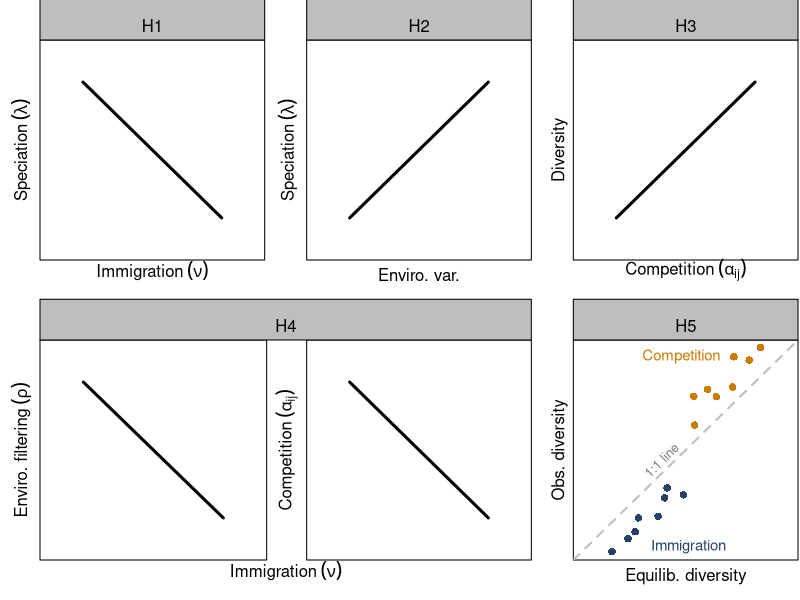

Reproduce this figure in R.
pdf('fig_hyp.pdf', width = (3 - 0.8) * 3, height = (3 - 0.42) * 2)

split.screen(matrix(c(0, 1/3, 0.5, 1, 
                      1/3, 2/3, 0.5, 1, 
                      2/3, 1, 0.5, 1, 
                      0, 2/3, 0, 0.5, 
                      2/3, 1, 0, 0.5), 
                    ncol = 4, byrow = TRUE))

screen(1)
par(mar = c(2, 2, 2, 0.1), mgp = c(0.25, 0, 0))
plot(1:2, type = 'n', axes = FALSE, frame.plot = TRUE, xlim = c(0.75, 2.25), ylim = c(0.75, 2.25), 
     xlab = expression('Immigration'~(nu)), ylab = expression('Speciation'~(lambda)))
segments(1, 2, 2, 1, lwd = 3)

par(xpd = NA)
rect(par('usr')[1], par('usr')[4], par('usr')[2], par('usr')[4] + 0.3, col = 'gray')
mtext('H1', side = 3, line = 0.2)

screen(2)
par(mar = c(2, 2, 2, 0.1), mgp = c(0.25, 0, 0))
plot(1:2, type = 'n', axes = FALSE, frame.plot = TRUE, xlim = c(0.75, 2.25), ylim = c(0.75, 2.25), 
     xlab = 'Enviro. var.', ylab = expression('Speciation'~(lambda)))
segments(1, 1, 2, 2, lwd = 3)

par(xpd = NA)
rect(par('usr')[1], par('usr')[4], par('usr')[2], par('usr')[4] + 0.3, col = 'gray')
mtext('H2', side = 3, line = 0.2)

screen(3)
par(mar = c(2, 2, 2, 0.1), mgp = c(0.25, 0, 0))
plot(1:2, type = 'n', axes = FALSE, frame.plot = TRUE, xlim = c(0.75, 2.25), ylim = c(0.75, 2.25), 
     xlab = expression('Competition'~(alpha[ij])), ylab = 'Diversity')
segments(1, 1, 2, 2, lwd = 3)

par(xpd = NA)
rect(par('usr')[1], par('usr')[4], par('usr')[2], par('usr')[4] + 0.3, col = 'gray')
mtext('H3', side = 3, line = 0.2)


split.screen(1:2, 4, erase = FALSE)

screen(6, new = FALSE)
par(mar = c(2, 2, 2, 0), mgp = c(0.25, 0, 0))
plot(1:2, type = 'n', axes = FALSE, frame.plot = TRUE, xlim = c(0.75, 2.25), ylim = c(0.75, 2.25), 
     xlab = '', ylab = expression('Enviro. filtering'~(rho)))
segments(1, 2, 2, 1, lwd = 3)

screen(7, new = FALSE)
par(mar = c(2, 2, 2, 0.1), mgp = c(0.25, 0, 0))
plot(1:2, type = 'n', axes = FALSE, frame.plot = TRUE, xlim = c(0.75, 2.25), ylim = c(0.75, 2.25), 
     xlab = '', ylab = expression('Competition'~(alpha[ij])))
segments(1, 2, 2, 1, lwd = 3)


screen(4, new = FALSE)
par(mar = c(2, 2, 2, 0.1), mgp = c(0.25, 0, 0))
plot(1:2, type = 'n', axes = FALSE, xlim = c(0.75, 2.25), ylim = c(0.75, 2.25), 
     xlab = expression('Immigration'~(nu)), ylab = '')

par(xpd = NA)
rect(par('usr')[1], par('usr')[4], par('usr')[2], par('usr')[4] + 0.3, col = 'gray')
mtext('H4', side = 3, line = 0.2)

screen(5)
par(mar = c(2, 2, 2, 0.1), mgp = c(0.25, 0, 0))
plot(1:2, type = 'n', axes = FALSE, frame.plot = TRUE, xlim = c(0.75, 2.25), ylim = c(0.75, 2.25), 
     xlab = 'Equilib. diversity', ylab = 'Obs. diversity')
abline(0, 1, lty = 2, col = 'gray', lwd = 2)

set.seed(2)
x <- seq(1, 1.45, length.out = 8) + runif(8, -0.05, 0.05)
y <- x - runif(8, 0.1, 0.35)
points(x, y, col = hsv(0.6, 0.6, 0.4), pch = 16)

set.seed(4)
x <- seq(1.55, 2, length.out = 8) + runif(8, -0.05, 0.05)
y <- x + runif(8, 0.1, 0.35)
points(x, y, col = hsv(0.1, 1, 0.8), pch = 16)

text(1.35, 1.4, labels = '1:1 line', srt = 45, col = 'gray50', cex = 0.8, adj = c(0.5, 0))
text(1.25, 0.8, labels = 'Immigration', col = hsv(0.6, 0.6, 0.4), adj = c(0, 0.5), cex = 0.9)
text(1.75, 2.2, labels = 'Competition', col = hsv(0.1, 1, 0.8), adj = c(1, 0.5), cex = 0.9)

par(xpd = NA)
rect(par('usr')[1], par('usr')[4], par('usr')[2], par('usr')[4] + 0.3, col = 'gray')
mtext('H5', side = 3, line = 0.2)

close.screen(all.screens = TRUE)

dev.off()
